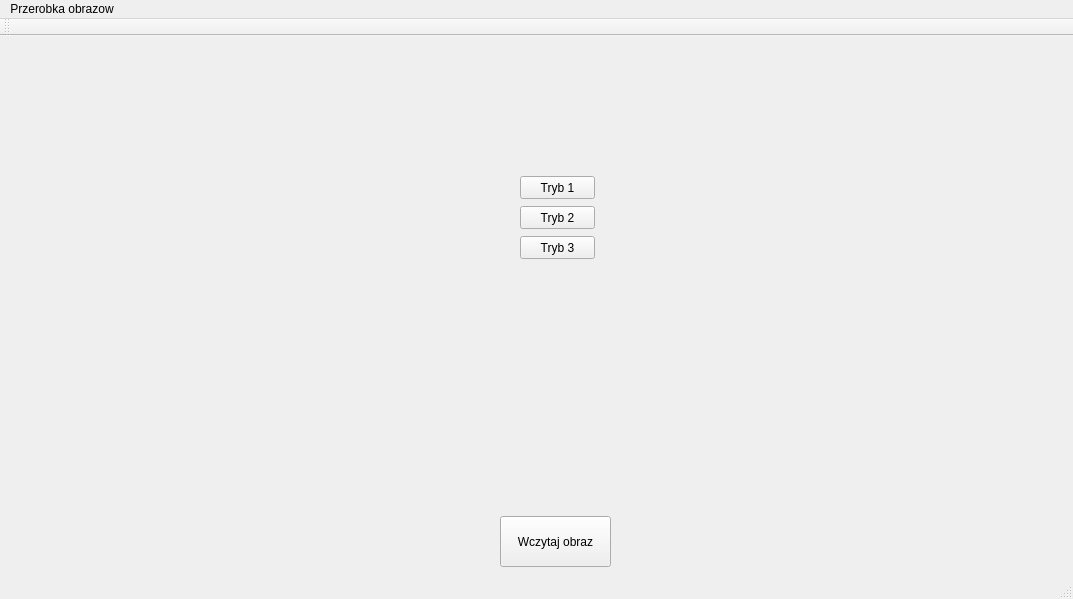
<?xml version="1.0" encoding="UTF-8"?>
<ui version="4.0">
 <class>MainWindow</class>
 <widget class="QMainWindow" name="MainWindow">
  <property name="geometry">
   <rect>
    <x>0</x>
    <y>0</y>
    <width>1073</width>
    <height>599</height>
   </rect>
  </property>
  <property name="windowTitle">
   <string>MainWindow</string>
  </property>
  <widget class="QWidget" name="centralWidget">
   <widget class="QPushButton" name="tryb1">
    <property name="geometry">
     <rect>
      <x>520</x>
      <y>140</y>
      <width>75</width>
      <height>23</height>
     </rect>
    </property>
    <property name="text">
     <string>Tryb 1</string>
    </property>
   </widget>
   <widget class="QPushButton" name="tryb2">
    <property name="geometry">
     <rect>
      <x>520</x>
      <y>170</y>
      <width>75</width>
      <height>23</height>
     </rect>
    </property>
    <property name="text">
     <string>Tryb 2</string>
    </property>
   </widget>
   <widget class="QPushButton" name="tryb3">
    <property name="geometry">
     <rect>
      <x>520</x>
      <y>200</y>
      <width>75</width>
      <height>23</height>
     </rect>
    </property>
    <property name="text">
     <string>Tryb 3</string>
    </property>
   </widget>
   <widget class="QPushButton" name="wczytajobraz">
    <property name="geometry">
     <rect>
      <x>500</x>
      <y>480</y>
      <width>111</width>
      <height>51</height>
     </rect>
    </property>
    <property name="text">
     <string>Wczytaj obraz</string>
    </property>
   </widget>
   <widget class="QLabel" name="label">
    <property name="geometry">
     <rect>
      <x>20</x>
      <y>10</y>
      <width>231</width>
      <height>31</height>
     </rect>
    </property>
    <property name="text">
     <string/>
    </property>
   </widget>
   <widget class="QLabel" name="label_2">
    <property name="geometry">
     <rect>
      <x>780</x>
      <y>10</y>
      <width>251</width>
      <height>31</height>
     </rect>
    </property>
    <property name="text">
     <string/>
    </property>
   </widget>
   <widget class="QLabel" name="image1">
    <property name="geometry">
     <rect>
      <x>10</x>
      <y>40</y>
      <width>471</width>
      <height>341</height>
     </rect>
    </property>
    <property name="text">
     <string/>
    </property>
   </widget>
  </widget>
  <widget class="QMenuBar" name="menuBar">
   <property name="geometry">
    <rect>
     <x>0</x>
     <y>0</y>
     <width>1073</width>
     <height>21</height>
    </rect>
   </property>
   <widget class="QMenu" name="menuPrzerobka_obrazow">
    <property name="title">
     <string>Przerobka obrazow</string>
    </property>
   </widget>
   <addaction name="menuPrzerobka_obrazow"/>
  </widget>
  <widget class="QToolBar" name="mainToolBar">
   <attribute name="toolBarArea">
    <enum>TopToolBarArea</enum>
   </attribute>
   <attribute name="toolBarBreak">
    <bool>false</bool>
   </attribute>
  </widget>
  <widget class="QStatusBar" name="statusBar"/>
 </widget>
 <layoutdefault spacing="6" margin="11"/>
 <resources/>
 <connections/>
</ui>
